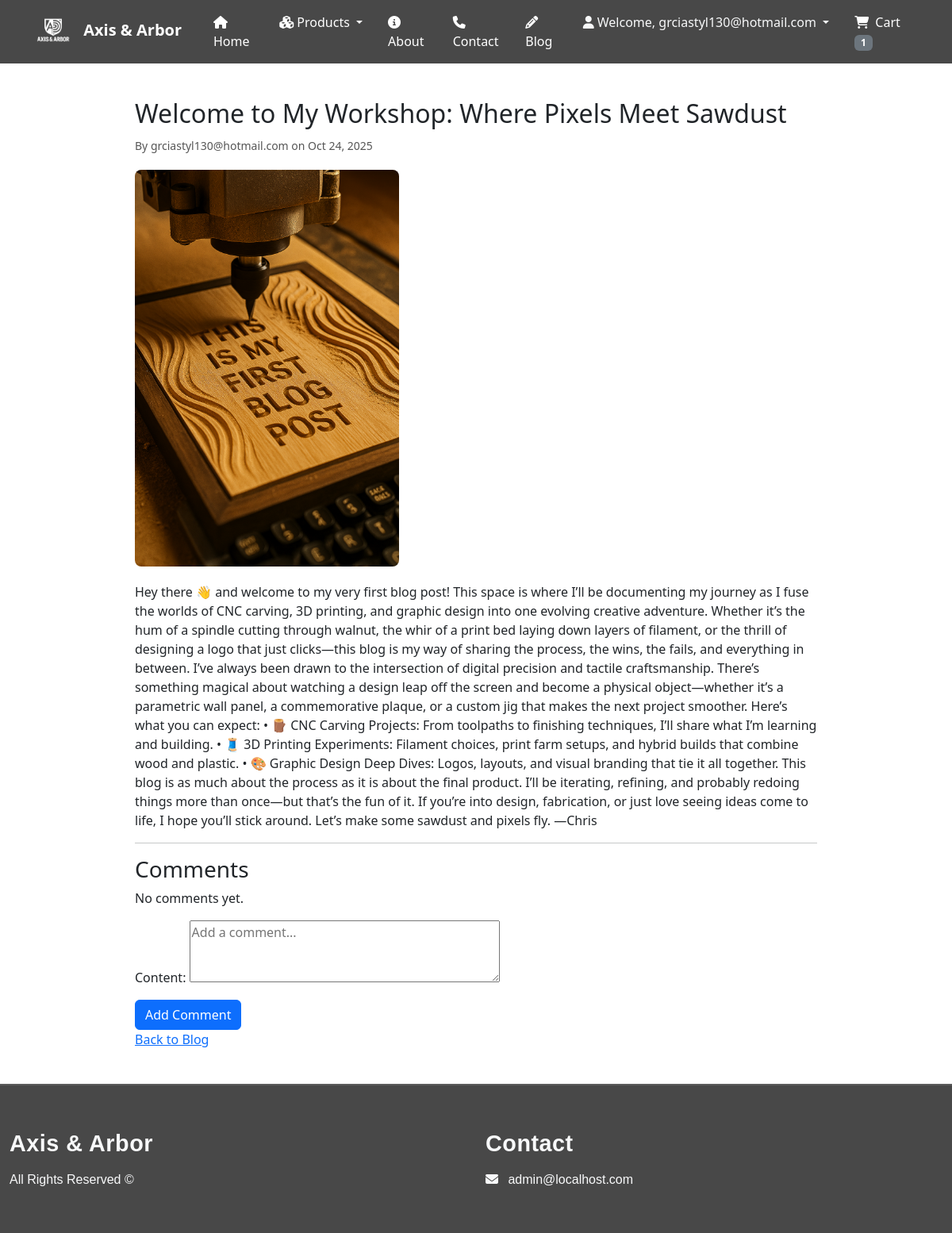
The page /blog/welcome-to-my-workshop-where-pixels-meet-sawdust/ (signed in) on the database as committed earlier.
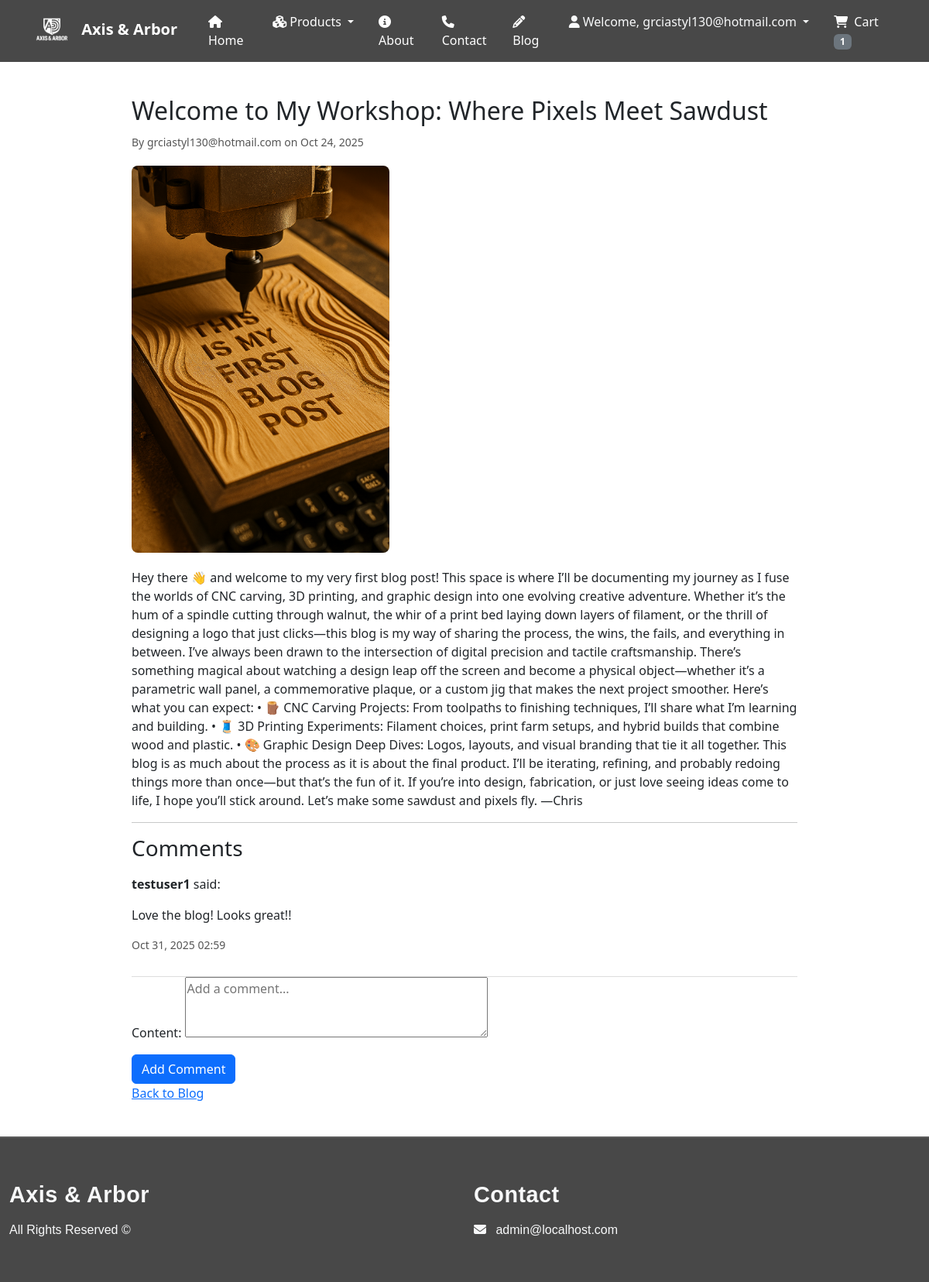
The same page on the database as committed later.
### blog/models.py (models this page shows, shortened)
class Comment(models.Model):
    post = models.ForeignKey('Post', on_delete=models.CASCADE, related_name='comments')
    user = models.ForeignKey(User, on_delete=models.CASCADE)
    content = models.TextField()
    created_at = models.DateTimeField(auto_now_add=True)
    approved = models.BooleanField(default=True)  # optional for moderation

### blog/views.py (the view)
# urls.py: path('<slug:slug>/', views.post_detail, name='blog_detail'),
@login_required
def post_detail(request, slug):
    post = get_object_or_404(Post, slug=slug, published=True)
    comments = post.comments.filter(approved=True).order_by('-created_at')
    if request.method == 'POST':
        form = CommentForm(request.POST)
        if form.is_valid():
            comment = form.save(commit=False)
            comment.post = post
            comment.user = request.user
            comment.save()
            return redirect('blog_detail', slug=slug)
    else:
        form = CommentForm()
    return render(request, 'blog/post_detail.html', {'post': post, 'comments': comments, 'form': form})

### blog/forms.py
class CommentForm(forms.ModelForm):
    class Meta:
        model = Comment
        fields = ['content']
        widgets = {
            'content': forms.Textarea(attrs={'rows': 3, 'placeholder': 'Add a comment...'}),
        }

### cart/context_processors.py (called while the page is built)
def cart_total(request):
    total_items = 0
    if request.user.is_authenticated:
        cart, _ = Cart.objects.get_or_create(user=request.user)
        total_items = sum(item.quantity for item in cart.items.all())
    return {'cart_total_items': total_items}

### blog/templates/blog/post_detail.html (shortened to what this page needs)
{% extends "base.html" %}
{% load static %}
{% block css %}
<link rel="stylesheet" href="{% static 'css/post_detail.css' %}">
{% endblock %}
{% block content %}
<div class="post-detail">
    <h1>{{ post.title }}</h1>
    <p><small>By {{ post.author }} on {{ post.created_at|date:"M d, Y" }}</small></p>
    {% if post.image %}
    <div class="featured-image">
        <img src="{{ post.image.url }}" alt="{{ post.title }}">
    </div>
    {% endif %}
    <div class="post-content">
        {{ post.content|safe }}
    </div>
    <hr>
    <h3>Comments</h3>
    <div class="comments">
        {% for comment in comments %}
        <div class="comment">
            <p><strong>{{ comment.user.username }}</strong> said:</p>
            <p>{{ comment.content }}</p>
            <small>{{ comment.created_at|date:"M d, Y H:i" }}</small>
        </div>
        {% empty %}
        <p>No comments yet.</p>
        {% endfor %}
    </div>
    {% if user.is_authenticated %}
    <form method="post">
        {{ form.as_p }}
        <button type="submit" class="btn btn-primary">Add Comment</button>
    </form>
    {% else %}
    <p><a href="{% url 'login' %}?next={{ request.path }}">Log in</a> to comment.</p>
    {% endif %}
    <a href="{% url 'blog_list' %}">Back to Blog</a>
</div>
{% endblock %}

Rows that differ between the two databases and show on the page:
added Comment: user.username "testuser1", content "Love the blog! Looks great!!", created_at "Oct 31, 2025 02:59"
Other text that changed with them:
text no longer shown: "No comments yet."
